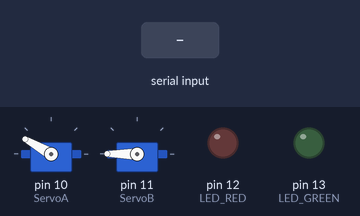
A sketch run on a simulated Arduino Uno, built with avr-gcc and run on an emulated ATmega328P. Parts: 2 × servo, output pins drawn as LEDs (lit = HIGH). Inputs (shaded band) come from the test bench.

Above: at 1.2 s.
1.3 s: "middle_up\n" received over Serial
At 1.6 s:
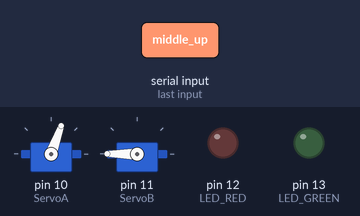
2.8 s: "middle_led_on\n" received over Serial
At 4.0 s:
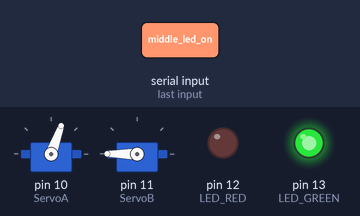
4.3 s: "middle_down\n" received over Serial
At 5.1 s:
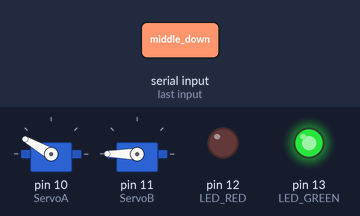
5.8 s: "index_up\n" received over Serial
At 6.2 s:
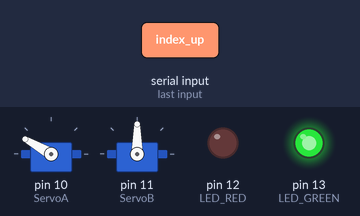
7.3 s: "middle_led_off\n" received over Serial
At 8.5 s:
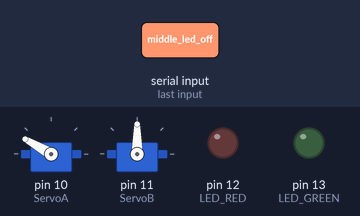
8.8 s: "index_led_on\n" received over Serial
At 9.8 s:
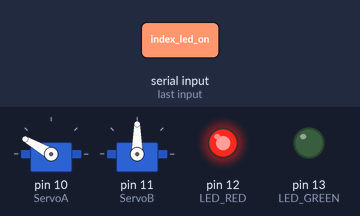
Timing chart, 0 to 11.3 s (numbered marks = the images above; inputs shaded):
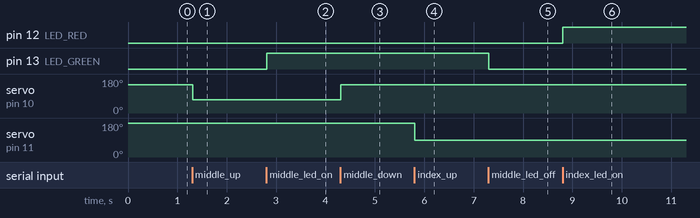

The sketch:

Arduino_Hand_Controller.ino
```cpp
#include <Servo.h>

// Servo Motors
Servo ServoA;
Servo ServoB;

// Pressure sensors pins
int SensorA = A1; //Middle Finger
int SensorB = A0; //Index Finger

//LED Pins
int LED_GREEN = 13;
int LED_RED = 12;

// Initial servo angles for finger position
int s1d = 150;
int s1u = 70;
int s2d = 180;
int s2u = 90;

void setup() {
  // Serial baud rate
  Serial.begin(14400);
  //Set pin modes
  pinMode(SensorA, INPUT);
  pinMode(SensorB, INPUT);

  //Set and initialise Servos and DOWN
  ServoA.attach(10);
  ServoB.attach(11);
  ServoA.write(s1d);
  ServoB.write(s2d);

  //Initialise LED pins
  pinMode(LED_GREEN, OUTPUT);
  pinMode(LED_RED, OUTPUT);

}

int readSensor(int sensorPin) {
  //Reads current value of a sensor
  return analogRead(sensorPin);
}

void led_on(int LED) {
  //Turns on LED
  digitalWrite(LED, HIGH);
}

void led_off(int LED) {
  //Turns off LED
  digitalWrite(LED, LOW);
}

int runAngles = 1;
void loop() {
  //This chunk was trying to get angles to be initialised from python - can delete
  // int s1up;
  // int s1dw;
  // int s2up;
  // int s2dw;
  // int angles[4];

  // if(runAngles){
  //     //Retrieves angle values from python on startup
  //   int wait = 0;
  //   //Initial 'safe' angles
  //   while (wait){
  //     if (Serial.available()) {
  //       String serialData = Serial.readStringUntil('\n');
  //       if(serialData.length() > 2){
  //         // Parse and store angle values in the angles array
  //         char* token = strtok(const_cast<char*>(serialData.c_str()), ",");
  //         for (int i = 0; i < 4; i++) {
  //           angles[i] = atoi(token);
  //           token = strtok(NULL, ",");
  //         }
  //         wait = 1;
  //       }
  //     }
  //   }
  //   //Assign servo angles
  //   s1up = angles[0];
  //   s1dw = angles[1];
  //   s2up = angles[2];
  //   s2dw = angles[3];

  //   runAngles = 0;
  // }

  //Check for serial available
  if (Serial.available()) {
    //Read command from python
    if (String command = Serial.readStringUntil('\n')) {
      //Read Command returns current sensor readings of both A and B
      if (command == "read") {
        Serial.print(analogRead(SensorA));
        Serial.print(", ");
        Serial.println(analogRead(SensorB));
      }
      //Middle finger Up/Down commands
      if (command == "middle_up") {
        ServoA.write(s1u);
      }
      if (command == "middle_down") {
        ServoA.write(s1d);
      }
      //Middle finger LED commands
      if (command == "middle_led_on") {
        led_on(LED_GREEN);
      }
      if (command == "middle_led_off") {
        led_off(LED_GREEN);
      }
      //Index finger Up/Down commands
      if (command == "index_up") {
        ServoB.write(s2u);
      }
      if (command == "index_down") {
        ServoB.write(s2d);
      }
      //Index finger LED commands
      if (command == "index_led_on") {
        led_on(LED_RED);
      }
      if (command == "index_led_off") {
        led_off(LED_RED);
      }
    }
  }
}
```

Measured:
- after the input at 1.3 s, servo on pin 10 (ServoA): 150° → 70° at once
- after the input at 2.8 s, pin 13 (LED_GREEN): LOW → HIGH at once
- after the input at 4.3 s, servo on pin 10 (ServoA): 70° → 150° at once
- after the input at 5.8 s, servo on pin 11 (ServoB): 180° → 90° at once
- after the input at 7.3 s, pin 13 (LED_GREEN): HIGH → LOW at once
- after the input at 8.8 s, pin 12 (LED_RED): LOW → HIGH at once
